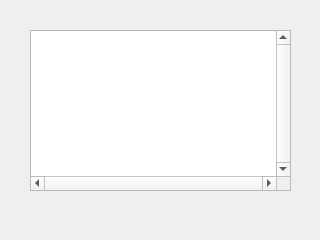
<?xml version="1.0" encoding="UTF-8"?>
<ui version="4.0">
 <class>consoleOutput</class>
 <widget class="QDialog" name="consoleOutput">
  <property name="geometry">
   <rect>
    <x>0</x>
    <y>0</y>
    <width>320</width>
    <height>240</height>
   </rect>
  </property>
  <property name="windowTitle">
   <string>Dialog</string>
  </property>
  <widget class="QPlainTextEdit" name="outputTextEdit">
   <property name="geometry">
    <rect>
     <x>30</x>
     <y>30</y>
     <width>261</width>
     <height>161</height>
    </rect>
   </property>
   <property name="verticalScrollBarPolicy">
    <enum>Qt::ScrollBarAlwaysOn</enum>
   </property>
   <property name="horizontalScrollBarPolicy">
    <enum>Qt::ScrollBarAlwaysOn</enum>
   </property>
   <property name="readOnly">
    <bool>true</bool>
   </property>
   <property name="plainText">
    <string/>
   </property>
  </widget>
 </widget>
 <resources/>
 <connections/>
</ui>
